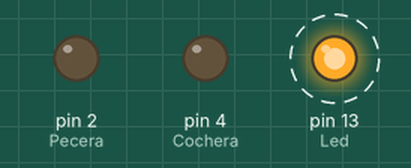
Simulated run of this sketch. Board: Arduino Uno, built with avr-gcc and run on an emulated ATmega328P. Shown: output pins drawn as LEDs (lit = HIGH). Dashed ring = blinking. The local clock reads 2024-03-15 10:24:30 at power-on unless the sketch sets it; what the sketch prints to the serial monitor is not drawn.

Above: at 0.2 s.
Timing chart, 0 to 3.0 s (numbered marks = the images above):
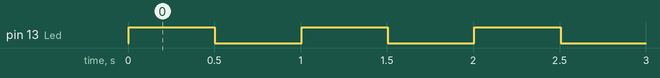

Measured:
- by itself, pin 13 (Led): alternates HIGH for 0.50 s and LOW for 0.50 s

The sketch:

londres.ino
```cpp
#include <Wire.h>
#include "RTClib.h"

RTC_DS1307 RTC;
int Led = 13;
int Pecera = 2;
int Cochera = 4;
int Minutes = 0;
DateTime Now;

// Convierte las horas y minutos a segundo y le sumas los segundo sg
int getSecondsHour(int hr, int min = 0, int sg = 0) {
  return (hr * 60 + min) * 60 + sg;
}

// Convierte las horas y minutos a segundo y le sumas los segundo sg
int getSecondsDate(DateTime date){
  int Hour = date.hour();
  int Minutes = date.minute();
  int Seconds = date.second();
  return getSecondsHour(Hour,Minutes,Seconds);
}

int getMinutesHour(int hr, int min = 0) {
  return hr * 60 + min;
}

int getMinutesDate(DateTime date){
  int Hour = date.hour();
  int Minutes = date.minute();
  return getMinutesHour(Hour,Minutes);
}

void setup () {
  pinMode(Led, OUTPUT);
  pinMode(Pecera, OUTPUT);
  pinMode(Cochera, OUTPUT);

  Wire.begin(); // Inicia el puerto I2C
  RTC.begin(); // Inicia la comunicación con el RTC
  Serial.begin(9600); // Establece la velocidad de datos del puerto serie
  if (! RTC.isrunning()) {
    Serial.println("RTC is NOT running!");
    RTC.adjust(DateTime(__DATE__, __TIME__));  // Establece la fecha y hora (Comentar una vez establecida la hora)
    Serial.println(String(__DATE__) + " " + String(__TIME__));
  }
}

void loop() {
  Now = RTC.now();
  if (Minutes != getMinutesDate(Now)) {
    Minutes = getMinutesDate(Now);
    outDate(Now);
    runPecera(Now);
    runCochera(Now);
  }
  digitalWrite(Led, HIGH);
  delay(500);
  digitalWrite(Led, LOW);
  delay(500);
}

void runCochera(DateTime date){
  if((getMinutesDate(date) >= getMinutesHour(19) && getMinutesDate(date) < getMinutesHour(23)) || ( getMinutesDate(date) >= getMinutesHour(6) && getMinutesDate(date) <= getMinutesHour(8))) {
    digitalWrite(Cochera,true);
    Serial.println("Cochera On " + String(getSecondsDate(date)));
  } else {
    digitalWrite(Cochera,false);
    Serial.println("Cochera Off" + String(getSecondsDate(date)));
  }
}

void runPecera(DateTime date) {
  if(getMinutesDate(date) >= getMinutesHour(7) && getMinutesDate(date) < getMinutesHour(22)) {
    digitalWrite(Pecera,LOW);
    Serial.println("Pecera On " + String(getSecondsDate(date)));
  } else {
    digitalWrite(Pecera,HIGH);
    Serial.println("Pecera Off" + String(getSecondsDate(date)));
  }
}

void outDate(DateTime date) {
  //DateTime now = RTC.now(); // Obtiene la fecha y hora del RTC
  Serial.print(date.year(), DEC); // Año
  Serial.print('/');
  Serial.print(date.month(), DEC); // Mes
  Serial.print('/');
  Serial.print(date.day(), DEC); // Dia
  Serial.print(' ');
  Serial.print(date.hour(), DEC); // Horas
  Serial.print(':');
  Serial.print(date.minute(), DEC); // Minutos
  Serial.print(':');
  Serial.print(date.second(), DEC); // Segundos
  Serial.println();
}
```
